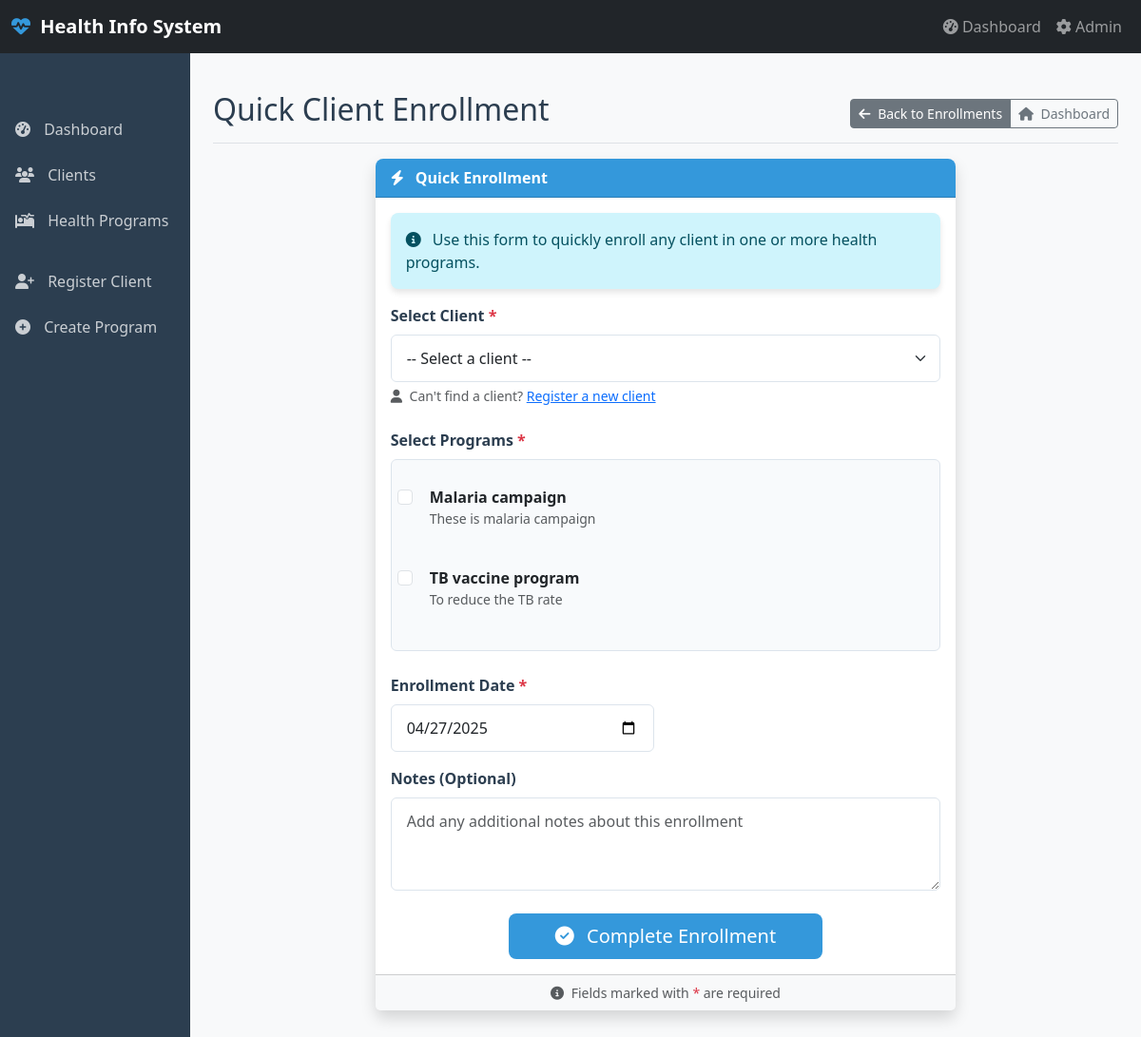
The app's page /enrollments/quick/, older data.
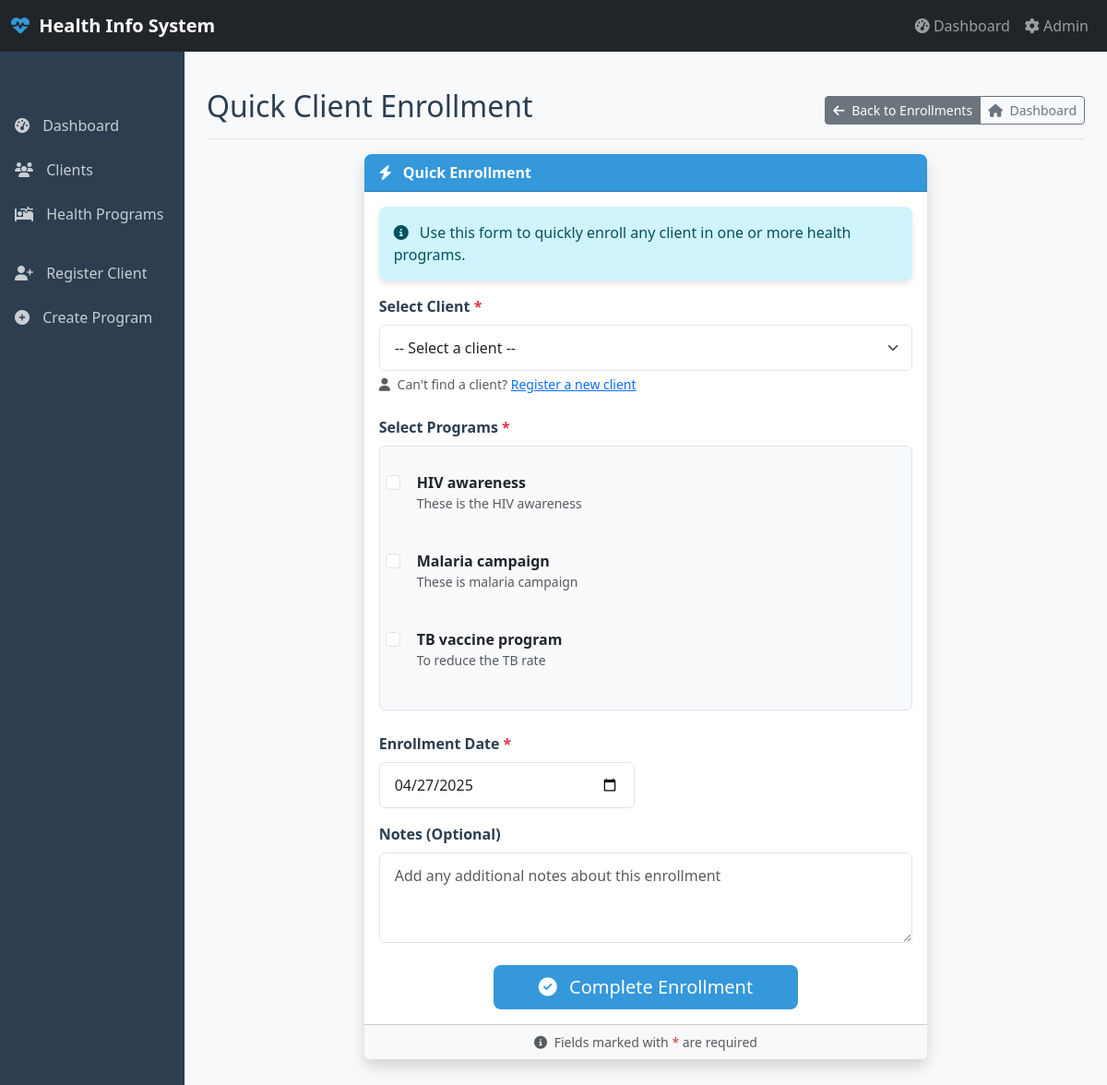
The same page, newer data.
### core/models.py (models this page shows, shortened)
class HealthProgram(models.Model):
    id = models.UUIDField(primary_key=True, default=uuid.uuid4, editable=False)
    name = models.CharField(max_length=100)
    description = models.TextField(blank=True)
    created_at = models.DateTimeField(auto_now_add=True)
    updated_at = models.DateTimeField(auto_now=True)
    class Meta:
        ordering = ['name']

### core/views.py (the view, shortened to what this page needs)
# urls.py: path('enrollments/quick/', views.direct_enrollment, name='direct_enrollment'),
def direct_enrollment(request):
    from django.utils import timezone
    if request.method == 'GET':
        clients = Client.objects.all().order_by('last_name', 'first_name')
        programs = HealthProgram.objects.all().order_by('name')
        context = {
            'clients': clients,
            'programs': programs,
            'today': timezone.now(),
            'title': 'Quick Enrollment'
        }
        return render(request, 'enrollment/direct_enrollment.html', context)

### core/models.py (called while the page is built)
    @property
    def full_name(self):
        return f"{self.first_name} {self.last_name}"

### core/templates/enrollment/direct_enrollment.html (shortened to what the changed rows need)
{% extends 'base.html' %}
{% block page_header %}Quick Client Enrollment{% endblock %}
{% block content %}
<div class="row justify-content-center">
    <div class="col-md-8" data-aos="fade-up">
        <div class="card shadow">
            <div class="card-body">
                <form method="post" class="needs-validation" novalidate>
                    <div class="mb-4" data-aos="fade-up" data-aos-delay="150">
                        <div class="program-selection">
                            {% for program in programs %}
                            <div class="form-check program-check mb-3">
                                <input class="form-check-input" type="checkbox" name="programs" value="{{ program.id }}" id="program_{{ program.id }}">
                                <label class="form-check-label d-flex align-items-start" for="program_{{ program.id }}">
                                    <div>
                                        <div class="fw-bold">{{ program.name }}</div>
                                        <div class="text-muted small">{{ program.description|truncatechars:150 }}</div>
                                    </div>
                                </label>
                            </div>
                            {% empty %}
                            <div class="alert alert-warning">
                                <i class="fas fa-exclamation-triangle me-2"></i>
                                No health programs found. <a href="{% url 'program_create' %}">Create a health program</a> first.
                            </div>
                            {% endfor %}
                        </div>
                    </div>
                </form>
            </div>
        </div>
    </div>
</div>
{% endblock %}

Row changes from the older to the newer data that the page shows:
added HealthProgram: name "HIV awareness", description "These is the HIV awareness"
